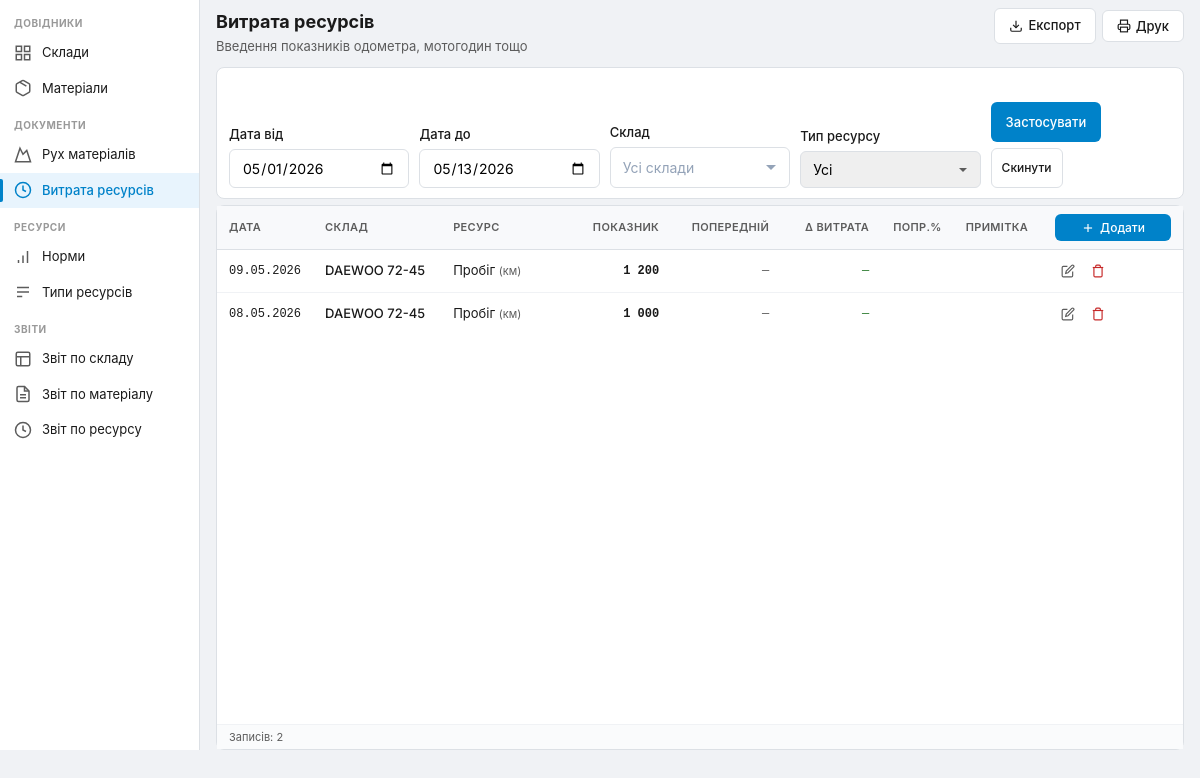
The app's page /resources?date_from=2026-05-01&date_to=2026-05-13, older data.
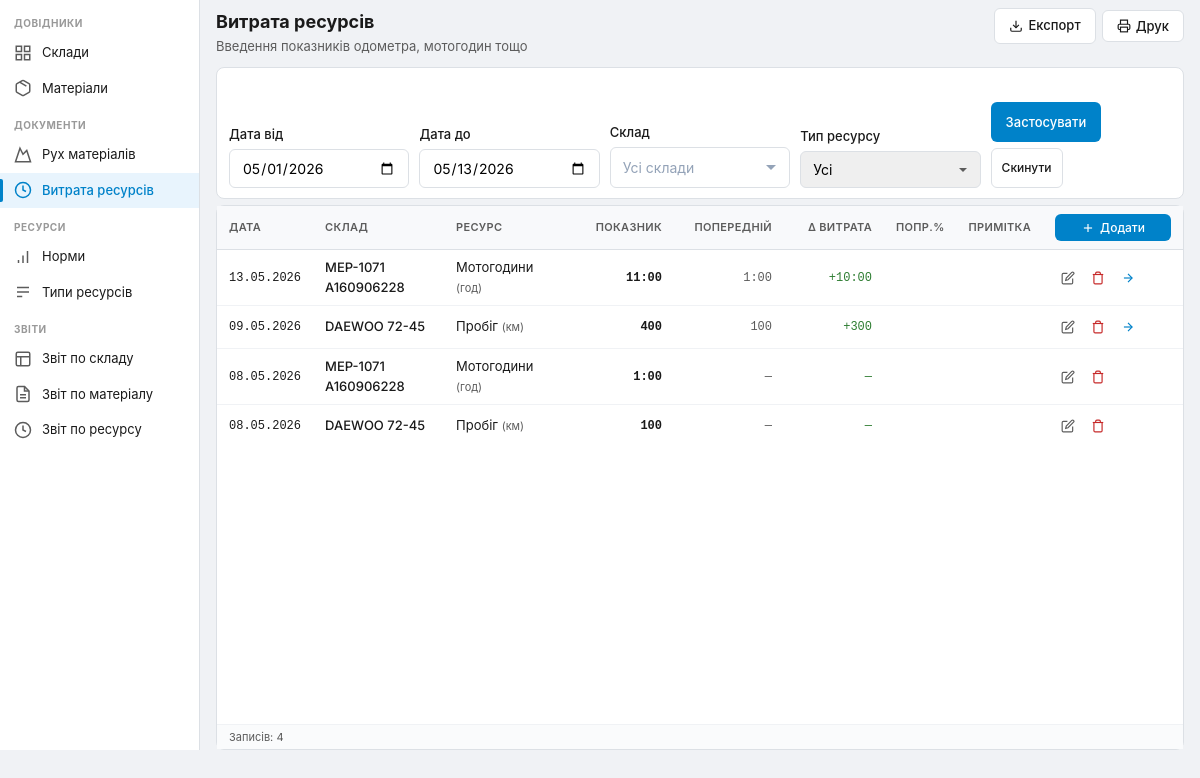
The same page, newer data.
### tables this page shows
CREATE TABLE `resource_logs` (
  `id` int(10) unsigned NOT NULL AUTO_INCREMENT,
  `warehouse_id` int(10) unsigned NOT NULL,
  `resource_type_id` int(10) unsigned NOT NULL,
  `log_date` date NOT NULL,
  `reading` decimal(15,6) NOT NULL,
  `prev_reading` decimal(15,6) DEFAULT NULL,
  `delta` decimal(15,6) DEFAULT NULL,
  `correction_pct` decimal(6,2) DEFAULT 0.00,
  `note` text DEFAULT NULL,
  `author` varchar(255) DEFAULT NULL,
  `created_at` timestamp NULL DEFAULT current_timestamp(),
  PRIMARY KEY (`id`),
  KEY `idx_log_wh_res` (`warehouse_id`,`resource_type_id`,`log_date`),
  KEY `resource_type_id` (`resource_type_id`),
  CONSTRAINT `resource_logs_ibfk_1` FOREIGN KEY (`warehouse_id`) REFERENCES `warehouses` (`id`) ON DELETE CASCADE,
  CONSTRAINT `resource_logs_ibfk_2` FOREIGN KEY (`resource_type_id`) REFERENCES `resource_types` (`id`) ON DELETE CASCADE
);

CREATE TABLE `warehouses` (
  `id` int(10) unsigned NOT NULL AUTO_INCREMENT,
  `name` varchar(255) NOT NULL,
  `author` varchar(255) DEFAULT NULL,
  `created_at` timestamp NULL DEFAULT current_timestamp(),
  `updated_at` timestamp NULL DEFAULT current_timestamp() ON UPDATE current_timestamp(),
  PRIMARY KEY (`id`)
);

CREATE TABLE `resource_types` (
  `id` int(10) unsigned NOT NULL AUTO_INCREMENT,
  `name` varchar(100) NOT NULL,
  `unit` varchar(30) NOT NULL,
  `format` varchar(10) NOT NULL DEFAULT 'int',
  `author` varchar(255) DEFAULT NULL,
  `created_at` timestamp NULL DEFAULT current_timestamp(),
  PRIMARY KEY (`id`)
);

### core/Controller.php (called while the page is built, shortened)
<?php
abstract class Controller
{
    protected Database $db;
    public function __construct(Database $db)
    {
        $this->db = $db;
    }
    protected function render(string $view, array $data = []): void
    {
        $data['basePath'] = BASE_PATH;
        $data['activePage'] = $data['activePage'] ?? '';
        $flashMessages = $_SESSION['flash_messages'] ?? [];
        $data['flashMessages'] = $flashMessages;
        $data['globalDateFrom'] = $_COOKIE['sklad_date_from'] ?? $_SESSION['date_from'] ?? date('Y-m-01');
        $data['globalDateTo'] = $_COOKIE['sklad_date_to'] ?? $_SESSION['date_to'] ?? date('Y-m-d');
        $configModel = new ConfigModel($this->db);
        $data['closedDate'] = $configModel->getClosedDate();
        if (!function_exists('formatDateUa')) {
            function formatDateUa(?string $date): string
            {
                $ts = strtotime($date);
                return $ts ? date('d.m.Y', $ts) : $date;
            }
        }
        if (!function_exists('formatReading')) {
            function formatReading($value, string $format = 'dec2'): string
            {
                $v = (float)$value;
                switch ($format) {
                    case 'int':
                        return number_format($v, 0, '.', ' ');
                    case 'hm':
                        $h = (int)floor($v);
                        $m = (int)round(($v - $h) * 60);
                        return $h . ':' . str_pad($m, 2, '0', STR_PAD_LEFT);
                }
            }
        }
        extract($data);
        $viewFile = ROOT_PATH . '/views/' . $view . '.php';
        require $viewFile;
        require ROOT_PATH . '/views/layout.php';
    }
    protected function get(string $key, $default = null)
    {
        return $_GET[$key] ?? $default;
    }
}

### controllers/ResourcesController.php (called while the page is built, shortened)
<?php
class ResourcesController extends Controller
{
    private ResourceModel $model;
    public function __construct(Database $db)
    {
        $this->model = new ResourceModel($db);
    }
    public function index(): void
    {
        $highlightId = $this->get('highlight');
        $filters = [
            'warehouse_id' => $this->get('warehouse_id'),
            'resource_type_id' => $this->get('resource_type_id'),
            'date_from' => $this->get('date_from'),
            'date_to' => $this->get('date_to'),
        ];
        $logs = $this->model->getLogs($filters);
        $whWithRes = $this->model->getWarehousesWithResources();
        $types = $this->model->getTypes();
        $prevDates = [];
        foreach ($logs as $l) {
            $prev = $this->db->query(
                "SELECT log_date FROM resource_logs
                 WHERE warehouse_id = ? AND resource_type_id = ? AND id < ?
                 ORDER BY log_date DESC, id DESC LIMIT 1",
                [$l['warehouse_id'], $l['resource_type_id'], $l['id']]
            )->fetch();
            if ($prev) {
                $d = new \DateTime($prev['log_date']);
                $d->modify('+1 day');
                $prevDates[$l['id']] = $d->format('Y-m-d');
            }
        }
        $this->render('resources/index', [
            'title' => 'Витрата ресурсів',
            'logs' => $logs,
            'warehousesWithResources' => $whWithRes,
            'types' => $types,
            'filters' => $filters,
            'highlightId' => $highlightId,
            'prevDates' => $prevDates,
            'activePage' => 'resources',
        ]);
    }
}

### index.php (called while the page is built, shortened)
<?php
spl_autoload_register(function ($class) {
    $dirs = ['core', 'models', 'controllers'];
    foreach ($dirs as $dir) {
        $file = ROOT_PATH . '/' . $dir . '/' . $class . '.php';
        if (file_exists($file)) {
            return;
        }
    }
});
require_once ROOT_PATH . '/config/database.php';
try {
    $db = Database::getInstance();
} catch (Exception $e) {
    die('Помилка підключення до бази даних: ' . $e->getMessage());
}
$requestUri = $_SERVER['REQUEST_URI'];
$route = parse_url($requestUri, PHP_URL_PATH);
$route = substr($route, strlen(BASE_PATH));
$route = trim($route, '/');
$parts = explode('/', $route);
$action = $parts[1] ?? 'index';
$id = $parts[2] ?? null;
try {
    $controller = new $controllerName($db);
    $controller->$action($id);
} catch (Exception $e) {
    http_response_code(500);
    echo '<h1>Помилка сервера</h1><p>' . htmlspecialchars($e->getMessage()) . '</p>';
}

### models/ResourceModel.php (called while the page is built, shortened)
<?php
class ResourceModel extends Model
{
    public function getLogs(array $filters = []): array
    {
        $where = [];
        $params = [];
        if (!empty($filters['date_from'])) {
            $where[] = "rl.log_date >= ?";
            $params[] = $filters['date_from'];
        }
        if (!empty($filters['date_to'])) {
            $where[] = "rl.log_date <= ?";
            $params[] = $filters['date_to'];
        }
        $whereClause = $where ? 'WHERE ' . implode(' AND ', $where) : '';
        return $this->db->query(
            "SELECT rl.*, w.name AS warehouse_name, rt.name AS type_name, rt.unit, rt.format
             FROM resource_logs rl
             JOIN warehouses w ON rl.warehouse_id = w.id
             JOIN resource_types rt ON rl.resource_type_id = rt.id
             {$whereClause}
             ORDER BY rl.log_date DESC, rl.id DESC",
            $params
        )->fetchAll();
    }
}

### core/Model.php (called while the page is built, shortened)
<?php
abstract class Model
{
    public function __construct(Database $db)
    {
        $this->db = $db;
    }
}

### config/database.php (called while the page is built, shortened)
<?php
class Database
{
    private PDO $pdo;
    private function __construct(array $config)
    {
        $dsn = sprintf(
            'mysql:host=%s;dbname=%s;charset=utf8mb4',
            $config['host'],
            $config['name']
        );
        $options = [
            PDO::ATTR_ERRMODE => PDO::ERRMODE_EXCEPTION,
            PDO::ATTR_DEFAULT_FETCH_MODE => PDO::FETCH_ASSOC,
            PDO::ATTR_EMULATE_PREPARES => false,
        ];
        $this->pdo = new PDO($dsn, $config['user'], $config['pass'], $options);
    }
    public function query(string $sql, array $params = []): PDOStatement
    {
        $stmt = $this->pdo->prepare($sql);
        $stmt->execute($params);
        return $stmt;
    }
}

### views/resources/index.php (the view, shortened to what the changed rows need)
<div class="page-header">
    <div>
        <h1 class="page-title">Витрата ресурсів</h1>
    </div>
</div>
<div class="card card-stretch">
    <?php if (empty($logs) && empty($warehousesWithResources)): ?>
    <div class="empty-state">
        <p>Спочатку налаштуйте <a href="<?= $basePath ?>/resources/rates">норми списання</a></p>
    </div>
    <?php else: ?>
    <div class="table-scroll">
    <table class="data-table">
        <thead>
            <tr>
                <th style="width:90px">Дата</th>
                <th>Склад</th>
                <th style="width:120px">Ресурс</th>
                <th style="width:110px" class="text-right">Показник</th>
                <th style="width:110px" class="text-right">Попередній</th>
                <th style="width:100px" class="text-right">Δ Витрата</th>
                <th style="width:60px" class="text-right">Попр.%</th>
                <th>Примітка</th>
                <th style="width:140px" class="no-print-col">
                    <button class="btn btn-primary btn-sm table-header-add" onclick="openReadingModal()">
                        <svg width="14" height="14" viewBox="0 0 24 24" fill="none" stroke="currentColor" stroke-width="2">
                            <line x1="12" y1="5" x2="12" y2="19"/><line x1="5" y1="12" x2="19" y2="12"/>
                        </svg>
                        Додати
                    </button>
                </th>
            </tr>
        </thead>
        <tbody>
            <?php foreach ($logs as $l):
                $isClosed = !empty($closedDate) && $l['log_date'] <= $closedDate;
                $isHighlight = !empty($highlightId) && $highlightId == $l['id'];
                $fmt = $l['format'] ?? 'dec2';
                $jsLog = json_encode([
                    'id' => $l['id'],
                    'log_date' => $l['log_date'],
                    'reading' => (float)$l['reading'],
                    'prev_reading' => $l['prev_reading'] !== null ? (float)$l['prev_reading'] : 0,
                    'note' => $l['note'] ?? '',
                    'warehouse_id' => $l['warehouse_id'],
                    'resource_type_id' => $l['resource_type_id'],
                    'warehouse_name' => $l['warehouse_name'],
                    'type_name' => $l['type_name'],
                    'unit' => $l['unit'],
                    'format' => $fmt,
                    'correction_pct' => (float)($l['correction_pct'] ?? 0),
                ], JSON_HEX_APOS | JSON_HEX_QUOT | JSON_UNESCAPED_UNICODE);
            ?>
            <tr id="rlog-<?= $l['id'] ?>" class="<?= $isHighlight ? 'row-highlight' : '' ?> <?= $isClosed ? 'row-closed' : 'row-editable' ?>"<?= !$isClosed ? " ondblclick='openEditReadingModal($jsLog)' title='Подвійний клік — редагувати'" : " title='Закритий період'" ?>>
                <td class="font-mono"><?= formatDateUa($l['log_date']) ?></td>
                <td class="font-medium"><?= htmlspecialchars($l['warehouse_name']) ?></td>
                <td><?= htmlspecialchars($l['type_name']) ?> <span class="text-muted" style="font-size:11px">(<?= htmlspecialchars($l['unit']) ?>)</span></td>
                <td class="text-right font-mono font-bold"><?= formatReading($l['reading'], $fmt) ?></td>
                <td class="text-right font-mono text-muted"><?= $l['prev_reading'] !== null ? formatReading($l['prev_reading'], $fmt) : '—' ?></td>
                <td class="text-right font-mono num-positive"><?= $l['delta'] !== null ? '+' . formatReading($l['delta'], $fmt) : '—' ?></td>
                <td class="text-right font-mono"><?php $cp = (float)($l['correction_pct'] ?? 0); echo $cp != 0 ? ($cp > 0 ? '+' : '') . rtrim(rtrim(number_format($cp, 2, '.', ''), '0'), '.') . '%' : ''; ?></td>
                <td class="text-muted note-cell" style="max-width:150px;overflow:hidden;text-overflow:ellipsis;white-space:nowrap"><?= htmlspecialchars($l['note'] ?? '') ?></td>
                <td class="no-print-col">
                    <div class="actions">
                        <?php if (!$isClosed): ?>
                        <button class="btn-icon" title="Редагувати" onclick='openEditReadingModal(<?= $jsLog ?>)'>
                            <svg width="14" height="14" viewBox="0 0 24 24" fill="none" stroke="currentColor" stroke-width="2">
                                <path d="M11 4H4a2 2 0 00-2 2v14a2 2 0 002 2h14a2 2 0 002-2v-7"/>
                                <path d="M18.5 2.5a2.121 2.121 0 013 3L12 15l-4 1 1-4 9.5-9.5z"/>
                            </svg>
                        </button>
                        <button class="btn-icon btn-icon-danger" title="Видалити (та пов'язані рухи)"
                                onclick="confirmDelete('<?= $basePath ?>/resources/deletelog/<?= $l['id'] ?>', 'Видалити цей запис та всі пов\'язані рухи?')">
                            <svg width="14" height="14" viewBox="0 0 24 24" fill="none" stroke="currentColor" stroke-width="2">
                                <path d="M3 6h18"/><path d="M19 6v14a2 2 0 01-2 2H7a2 2 0 01-2-2V6m3 0V4a2 2 0 012-2h4a2 2 0 012 2v2"/>
                            </svg>
                        </button>
                        <?php else: ?>
                        <span class="closed-lock" title="Закритий період">🔒</span>
                        <?php endif; ?>
                        <?php if ($l['delta'] !== null && (float)$l['delta'] > 0): ?>
                        <?php
                            $movParams = [
                                'warehouse_id' => $l['warehouse_id'],
                                'date_from' => isset($prevDates[$l['id']]) ? $prevDates[$l['id']] : $l['log_date'],
                                'date_to' => $l['log_date'],
                            ];
                        ?>
                        <a href="<?= $basePath ?>/movements?<?= http_build_query($movParams) ?>" class="btn-icon btn-icon-goto" title="Показати рухи">
                            <svg width="14" height="14" viewBox="0 0 24 24" fill="none" stroke="currentColor" stroke-width="2">
                                <path d="M5 12h14"/><path d="M12 5l7 7-7 7"/>
                            </svg>
                        </a>
                        <?php endif; ?>
                    </div>
                </td>
            </tr>
            <?php endforeach; ?>
        </tbody>
    </table>
    </div>
    <div class="card-footer-info">Записів: <?= count($logs) ?></div>
    <?php endif; ?>
</div>

Row changes from the older to the newer data that the page shows:
removed resource_logs: log_date "09.05.2026", warehouse.name "DAEWOO 72-45", resource_type.name "Пробіг", resource_type.unit "км", reading.format "1 200"
removed resource_logs: log_date "08.05.2026", warehouse.name "DAEWOO 72-45", resource_type.name "Пробіг", resource_type.unit "км", reading.format "1 000"
added resource_logs: log_date "13.05.2026", warehouse.name "MEP-1071 A160906228", resource_type.name "Мотогодини", resource_type.unit "год", reading.format "11:00", prev_reading.format "1:00", delta.format "10:00"
added resource_logs: log_date "09.05.2026", warehouse.name "DAEWOO 72-45", resource_type.name "Пробіг", resource_type.unit "км", reading.format "400", prev_reading.format "100", delta.format "300"
added resource_logs: log_date "08.05.2026", warehouse.name "MEP-1071 A160906228", resource_type.name "Мотогодини", resource_type.unit "год", reading.format "1:00"
added resource_logs: log_date "08.05.2026", warehouse.name "DAEWOO 72-45", resource_type.name "Пробіг", resource_type.unit "км", reading.format "100"
Text that changed along with them:
count($logs): "2" → "4"
